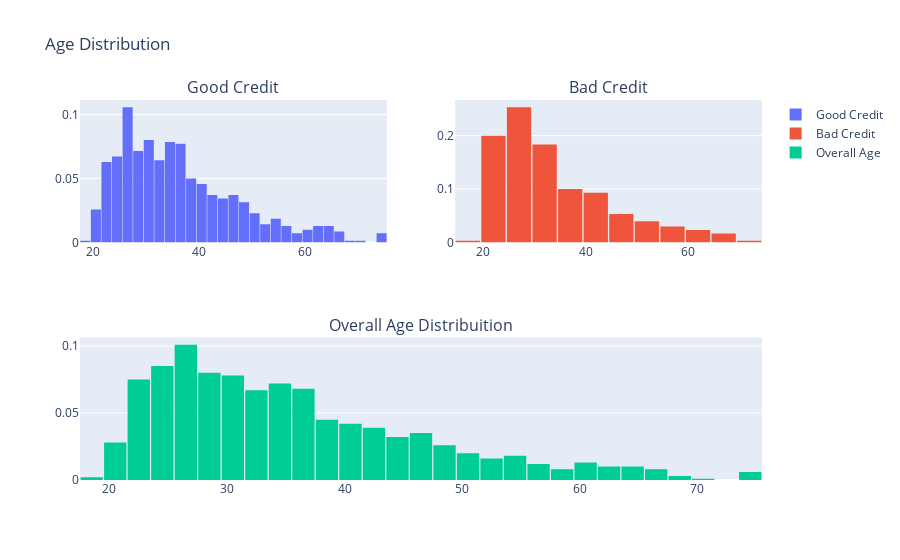

The cell this chart's notebook holds for it:
### Markdown cell above
### Show distribution of age among people with good/bad credit risk and compare it with the overall distribution of age.

### Code cell
df_good = german.loc[german["Risk"] == 'good']['Age'].values.tolist() # Age of people with good credit risk
df_bad = german.loc[german["Risk"] == 'bad']['Age'].values.tolist()   # Age of people with bad credit risk
df_age = german['Age'].values.tolist()

# Age distribution of people with good credit risk
trace0 = go.Histogram(
    x=df_good,
    histnorm='probability',
    name="Good Credit"
)
# Age distribution of people with good credit risk
trace1 = go.Histogram(
    x=df_bad,
    histnorm='probability',
    name="Bad Credit"
)
# Age distribution of people in the dataset
trace2 = go.Histogram(
    x=df_age,
    histnorm='probability',
    name="Overall Age"
)

#Creating the grid
fig = tls.make_subplots(rows=2, cols=2, specs=[[{}, {}], [{'colspan': 2}, None]],
                          subplot_titles=('Good Credit','Bad Credit', 'Overall Age Distribuition'))

#Setting the figs
fig.append_trace(trace0, 1, 1)
fig.append_trace(trace1, 1, 2)
fig.append_trace(trace2, 2, 1)

fig['layout'].update(showlegend=True, title='Age Distribution', bargap=0.05)
py.iplot(fig, filename='custom-sized-subplot-with-subplot-titles')

### Figure 1 — Plotly figure (JSON) as saved in the notebook; plotly's stock layout.template omitted (floating-point values rounded to 4 significant figures; data arrays with more than 128 entries replaced by an {"elided": "..."} marker saying what was removed)
{"data": [{"histnorm": "probability", "name": "Good Credit", "type": "histogram", "x": {"elided": "700 int values"}, "xaxis": "x", "yaxis": "y"}, {"histnorm": "probability", "name": "Bad Credit", "type": "histogram", "x": {"elided": "300 int values"}, "xaxis": "x2", "yaxis": "y2"}, {"histnorm": "probability", "name": "Overall Age", "type": "histogram", "x": {"elided": "1000 int values"}, "xaxis": "x3", "yaxis": "y3"}], "layout": {"annotations": [{"font": {"size": 16}, "showarrow": false, "text": "Good Credit", "x": 0.225, "xanchor": "center", "xref": "paper", "y": 1, "yanchor": "bottom", "yref": "paper"}, {"font": {"size": 16}, "showarrow": false, "text": "Bad Credit", "x": 0.775, "xanchor": "center", "xref": "paper", "y": 1, "yanchor": "bottom", "yref": "paper"}, {"font": {"size": 16}, "showarrow": false, "text": "Overall Age Distribuition", "x": 0.5, "xanchor": "center", "xref": "paper", "y": 0.375, "yanchor": "bottom", "yref": "paper"}], "bargap": 0.05, "showlegend": true, "title": {"text": "Age Distribution"}, "xaxis": {"anchor": "y", "domain": [0, 0.45]}, "xaxis2": {"anchor": "y2", "domain": [0.55, 1]}, "xaxis3": {"anchor": "y3", "domain": [0, 1]}, "yaxis": {"anchor": "x", "domain": [0.625, 1]}, "yaxis2": {"anchor": "x2", "domain": [0.625, 1]}, "yaxis3": {"anchor": "x3", "domain": [0, 0.375]}}}
